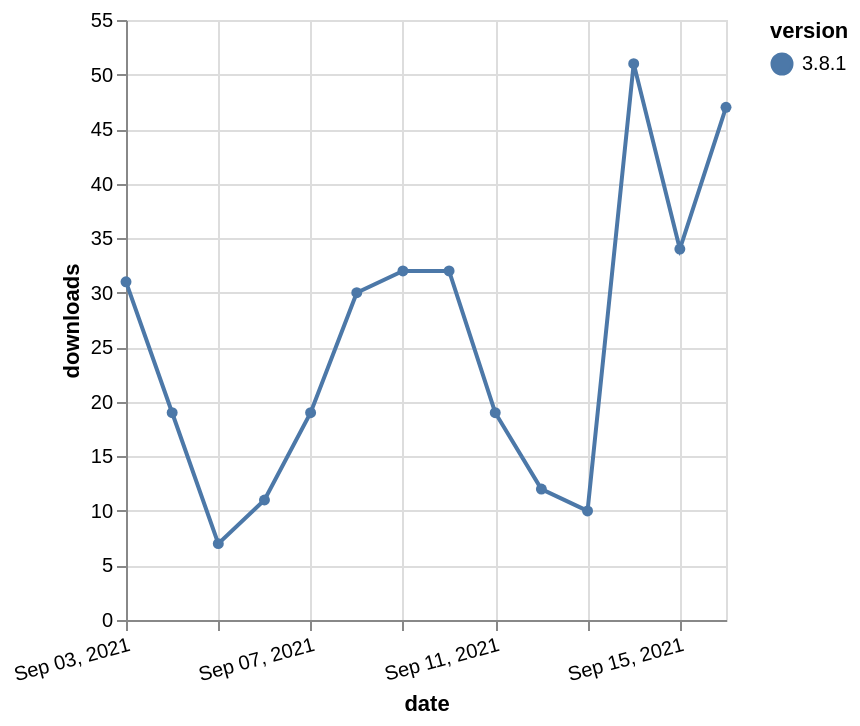

Describe this chart as a Vega-Lite specification.
### Vega-Lite specification from a JSON file in a GitHub repository (floating-point values rounded to 4 significant figures)
{"$schema": "https://vega.github.io/schema/vega-lite/v5.json", "description": "A simple bar chart with embedded data.", "data": {"values": [{"date": "2021-09-03", "total": 87991, "delta": 31, "version": "3.8.1"}, {"date": "2021-09-04", "total": 88010, "delta": 19, "version": "3.8.1"}, {"date": "2021-09-05", "total": 88017, "delta": 7, "version": "3.8.1"}, {"date": "2021-09-06", "total": 88028, "delta": 11, "version": "3.8.1"}, {"date": "2021-09-07", "total": 88047, "delta": 19, "version": "3.8.1"}, {"date": "2021-09-08", "total": 88077, "delta": 30, "version": "3.8.1"}, {"date": "2021-09-09", "total": 88109, "delta": 32, "version": "3.8.1"}, {"date": "2021-09-10", "total": 88141, "delta": 32, "version": "3.8.1"}, {"date": "2021-09-11", "total": 88160, "delta": 19, "version": "3.8.1"}, {"date": "2021-09-12", "total": 88172, "delta": 12, "version": "3.8.1"}, {"date": "2021-09-13", "total": 88182, "delta": 10, "version": "3.8.1"}, {"date": "2021-09-14", "total": 88233, "delta": 51, "version": "3.8.1"}, {"date": "2021-09-15", "total": 88267, "delta": 34, "version": "3.8.1"}, {"date": "2021-09-16", "total": 88314, "delta": 47, "version": "3.8.1"}]}, "width": "container", "mark": {"type": "line", "point": {"filled": true}}, "encoding": {"x": {"field": "date", "type": "temporal", "timeUnit": "yearmonthdate", "title": "date", "axis": {"labelAngle": -15}}, "y": {"field": "delta", "type": "quantitative", "title": "downloads"}, "color": {"field": "version", "type": "nominal"}, "tooltip": {"field": "delta"}}}
